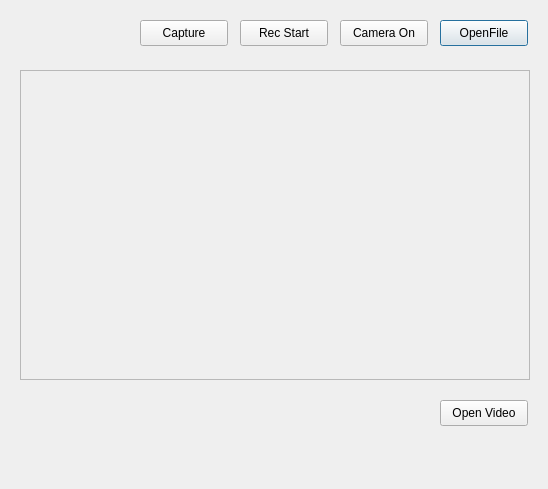
<?xml version="1.0" encoding="UTF-8"?>
<ui version="4.0">
 <class>Dialog</class>
 <widget class="QDialog" name="Dialog">
  <property name="geometry">
   <rect>
    <x>0</x>
    <y>0</y>
    <width>548</width>
    <height>489</height>
   </rect>
  </property>
  <property name="windowTitle">
   <string>Dialog</string>
  </property>
  <widget class="QPushButton" name="btnOpen">
   <property name="geometry">
    <rect>
     <x>440</x>
     <y>20</y>
     <width>88</width>
     <height>26</height>
    </rect>
   </property>
   <property name="text">
    <string>OpenFile</string>
   </property>
  </widget>
  <widget class="QLabel" name="label">
   <property name="geometry">
    <rect>
     <x>20</x>
     <y>70</y>
     <width>510</width>
     <height>310</height>
    </rect>
   </property>
   <property name="frameShape">
    <enum>QFrame::StyledPanel</enum>
   </property>
   <property name="text">
    <string/>
   </property>
  </widget>
  <widget class="QPushButton" name="btnCamera">
   <property name="geometry">
    <rect>
     <x>340</x>
     <y>20</y>
     <width>88</width>
     <height>26</height>
    </rect>
   </property>
   <property name="text">
    <string>Camera On</string>
   </property>
  </widget>
  <widget class="QPushButton" name="btnRecord">
   <property name="geometry">
    <rect>
     <x>240</x>
     <y>20</y>
     <width>88</width>
     <height>26</height>
    </rect>
   </property>
   <property name="text">
    <string>Rec Start</string>
   </property>
  </widget>
  <widget class="QLabel" name="label2">
   <property name="geometry">
    <rect>
     <x>20</x>
     <y>20</y>
     <width>66</width>
     <height>18</height>
    </rect>
   </property>
   <property name="text">
    <string/>
   </property>
  </widget>
  <widget class="QPushButton" name="btnCapture">
   <property name="geometry">
    <rect>
     <x>140</x>
     <y>20</y>
     <width>88</width>
     <height>26</height>
    </rect>
   </property>
   <property name="text">
    <string>Capture</string>
   </property>
  </widget>
  <widget class="QPushButton" name="btnOpenVideo">
   <property name="geometry">
    <rect>
     <x>440</x>
     <y>400</y>
     <width>88</width>
     <height>26</height>
    </rect>
   </property>
   <property name="text">
    <string>Open Video</string>
   </property>
  </widget>
 </widget>
 <resources/>
 <connections/>
</ui>
